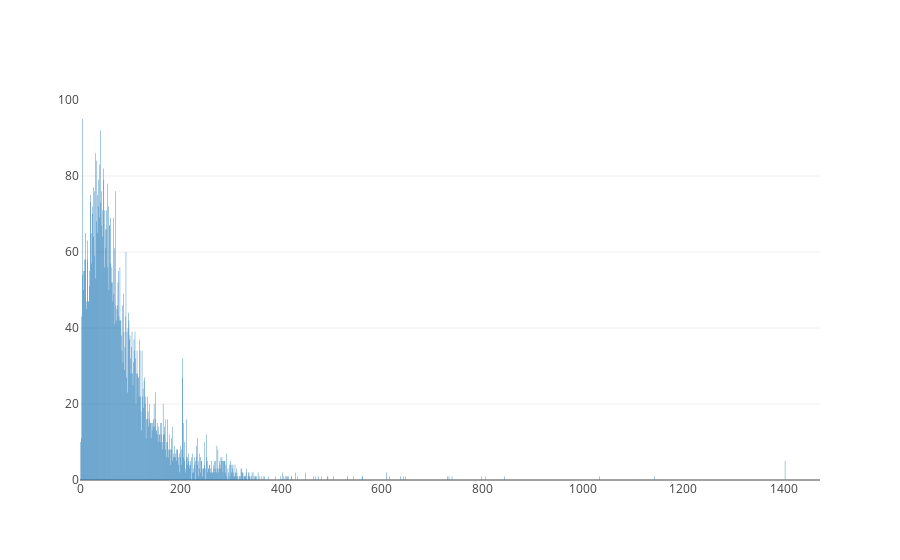

Notebook source saved alongside this figure:
### Code cell
descLengths = []
descLengthFreqs = []
for i in range(maxDescLength):
    descLengths.append(i)
    if i in allDescriptionLengthFrequenciesDict and i != 0:
        descLengthFreqs.append(allDescriptionLengthFrequenciesDict[i])
    else:
        descLengthFreqs.append(0)

data = [
        Bar(
            x=descLengths,
            y=descLengthFreqs
        )
]

iplot(data)

### Figure 1 — Plotly figure (JSON) as saved in the notebook; plotly's stock layout.template omitted (floating-point values rounded to 4 significant figures; data arrays with more than 128 entries replaced by an {"elided": "..."} marker saying what was removed)
{"data": [{"type": "bar", "x": {"elided": "1473 int values"}, "y": {"elided": "1473 int values"}}], "layout": {}}
